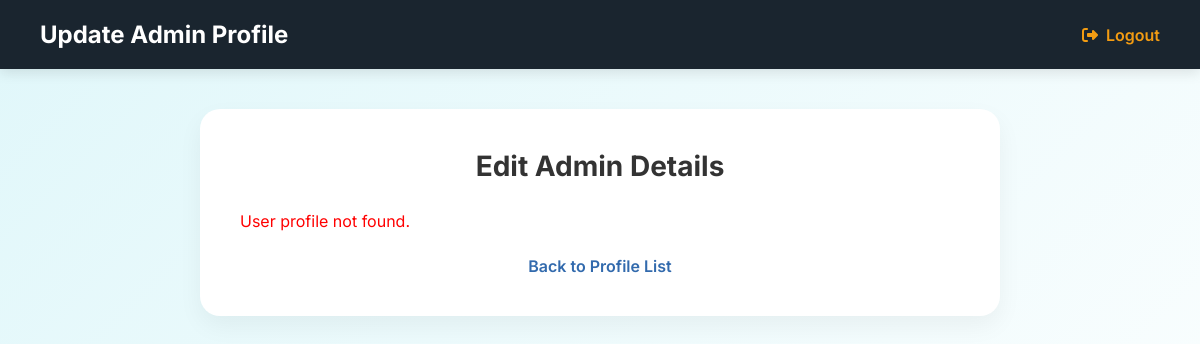
Before: /Boundaries/Admin/update_management_profile.php?id=4 with the older database file.
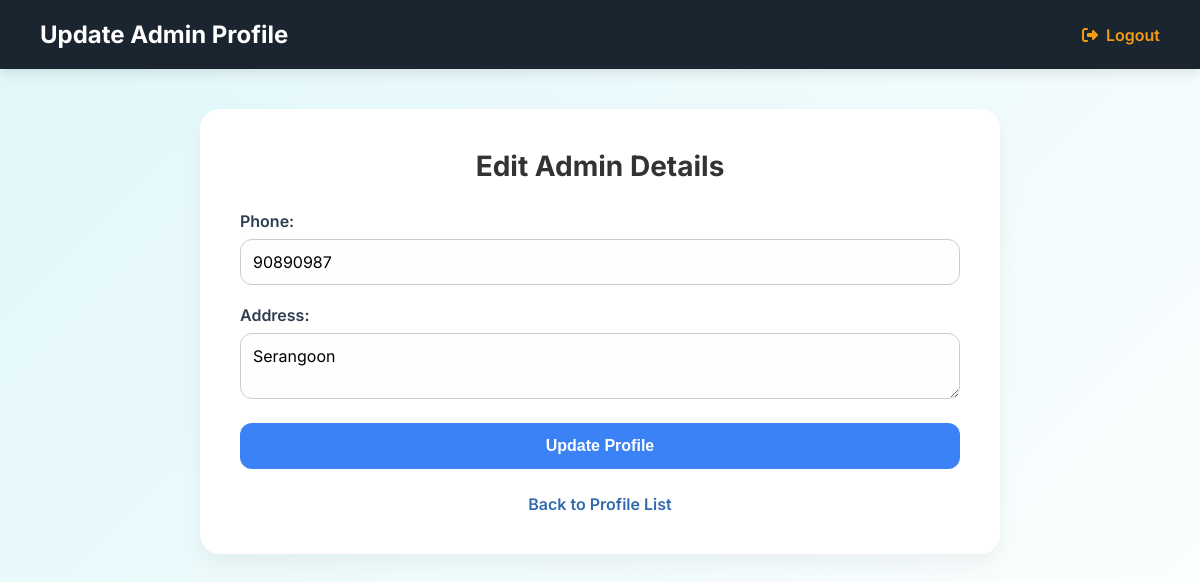
After: the same page with the newer database file.
### tables this page shows
CREATE TABLE `management_profiles` (
  `profile_id` int(11) NOT NULL,
  `user_id` int(11) NOT NULL,
  `phone` varchar(8) NOT NULL,
  `address` text NOT NULL,
  `status` enum('active','suspended') NOT NULL DEFAULT 'active'
);

### Utilities/DB.php (called while the page is built, shortened)
<?php
function getDBConnection() {
    $conn = mysqli_connect("localhost", "root", "", "CSRPIN_platform",3307);
    return $conn;
}

### Controllers/Profiles/Manager/ViewManagementProfileController.php (called while the page is built)
<?php
require_once __DIR__ . '/../../../Entities/ManagementProfile.php';
class ViewManagementProfileController {
    public function getProfileByUserId($userId) {
        $profile = new ManagementProfile();
        return $profile->getProfileByUserId($userId);
    }
}

### Entities/ManagementProfile.php (called while the page is built, shortened)
<?php
require_once __DIR__ . '/../Utilities/DB.php';
class ManagementProfile {
    private $conn;
    public function __construct() {
        $this->conn = getDBConnection();
    }
	public function getProfileByUserId($userId) {
		$stmt = $this->conn->prepare("SELECT * FROM management_profiles WHERE user_id = ?");
		$stmt->bind_param("i", $userId);
		$stmt->execute();
		$result = $stmt->get_result();
		return $result->fetch_assoc();
	}
}

### Boundaries/Admin/update_management_profile.php (the view, shortened to what this page needs)
<?php
require_once __DIR__ . '/../../Controllers/profiles/Management/ViewManagementProfileController.php';
$userId = $_GET['id'] ?? null;
$viewController = new ViewManagementProfileController();
$profile = $viewController->getProfileByUserId($userId);
?>
<!DOCTYPE html>
<html lang="en">
<head>
    <link rel="stylesheet" href="https://cdnjs.cloudflare.com/ajax/libs/font-awesome/6.4.0/css/all.min.css">
</head>
<body>
<nav>
    <h1>Update Admin Profile</h1>
    <a class="logout-link" href="../../logout.php"><i class="fas fa-sign-out-alt"></i> Logout</a>
</nav>
<div class="container">
    <h2>Edit Admin Details</h2>
    <?php if ($profile): ?>
        <form method="POST">
                        <label>Phone:</label>
            <input type="text" name="phone" value="<?= htmlspecialchars($profile['phone']) ?>" required>
            <label>Address:</label>
            <textarea name="address" required><?= htmlspecialchars($profile['address']) ?></textarea>
            <button type="submit">Update Profile</button>
        </form>
    <?php else: ?>
        <p class="error">User profile not found.</p>
    <?php endif; ?>
    <a class="back-link" href="manage_profiles.php">Back to Profile List</a>
</div>
</body>
</html>

### Boundaries/Admin/update_management_profile.php (style rules this page uses)
* { margin: 0; padding: 0; box-sizing: border-box; }
body { background: linear-gradient(135deg, #e0f7fa, #ffffff); font-family: 'Inter', sans-serif; color: #333; min-height: 100vh; }
nav { background-color: #1a252f; color: white; padding: 20px 40px; display: flex; justify-content: space-between; align-items: center; box-shadow: 0 4px 12px rgba(0, 0, 0, 0.1); }
nav h1 { font-size: 24px; }
nav a.logout-link { color: #f39c12; text-decoration: none; font-weight: 600; display: flex; align-items: center; gap: 8px; }
.container { max-width: 800px; margin: 40px auto; background: #fff; padding: 40px; border-radius: 20px; box-shadow: 0 10px 25px rgba(0, 0, 0, 0.05); }
h2 { font-size: 28px; margin-bottom: 28px; text-align: center; }
label { display: block; margin-bottom: 8px; font-weight: 600; color: #2c3e50; }
input[type="text"], select, textarea { width: 100%; padding: 12px; margin-bottom: 20px; border: 1px solid #ccc; border-radius: 12px; font-size: 16px; font-family: 'Inter', sans-serif; background-color: #fefefe; }
textarea { resize: vertical; }
button { background-color: #3b82f6; color: #fff; padding: 14px; border: none; border-radius: 12px; cursor: pointer; width: 100%; font-size: 16px; font-weight: 600; transition: background-color 0.3s ease; }
.back-link { display: block; text-align: center; margin-top: 25px; color: #326aad; text-decoration: none; font-weight: 600; }
.error { color: red; }

Changed rows visible on the page:
added management_profiles: phone "90890987", address "Serangoon"
Other visible differences:
text no longer shown: "User profile not found."
text now shown: "Phone: Address: Update Profile"
